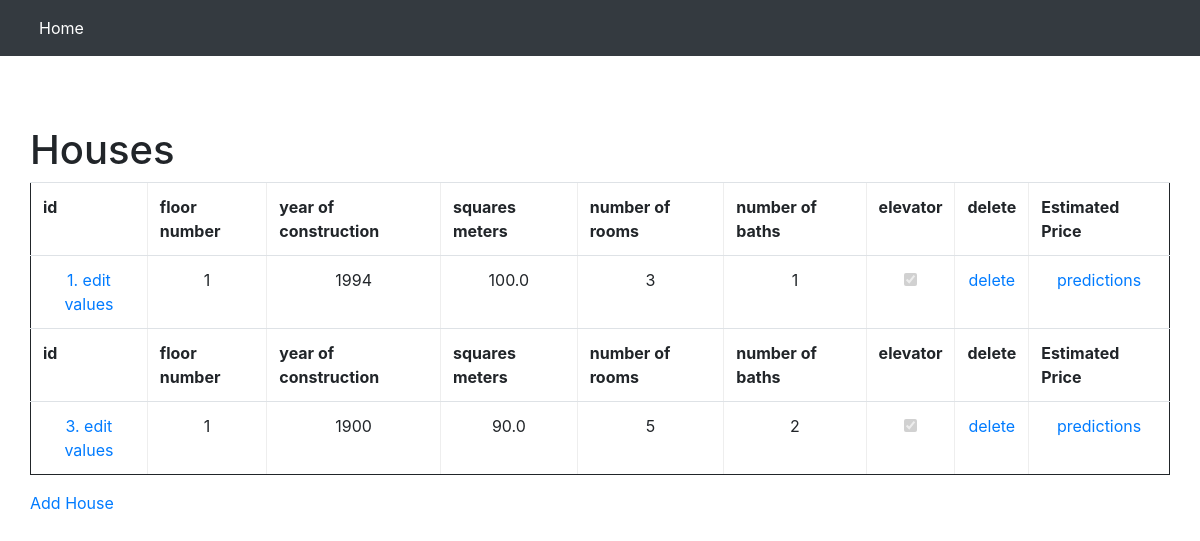
The page / on the database its author committed.
### house_pricing_estimator/models.py (models this page shows)
class Houses(models.Model):
	floor_number = models.IntegerField()
	year_construction = models.IntegerField()
	square_meters = models.FloatField()
	rooms_number = models.IntegerField()
	baths_number = models.IntegerField()
	has_elevator = models.BooleanField(default=False)

### house_pricing_estimator/views.py (the view)
# urls.py: path('', views.index, name='index'),
def index(request):
  myHouses = Houses.objects.all().values()
  template = loader.get_template('index.html')
  context = {
    'myHouses': myHouses,
  }
  return HttpResponse(template.render(context, request))

### house_pricing_estimator/templates/index.html (shortened to what this page needs)
{% extends "base.html" %}
{% block container %}
<h1>Houses</h1>
<table class="table" border="1">
{% for x in myHouses %}
<tr>
<th>id</th>
<th>floor number</th>
<th>year of construction</th>
<th>squares meters</th>
<th>number of rooms</th>
<th>number of baths</th>
<th>elevator</th>
<th>delete</th>
<th>Estimated Price</th>
</tr>
<tr>
<td><a href="update/{{ x.id }}">{{ x.id }}. edit values</a></td>
<td>{{ x.floor_number }}</td>
<td>{{ x.year_construction }}</td>
<td>{{ x.square_meters }}</td>
<td>{{ x.rooms_number }}</td>
<td>{{ x.baths_number }}</td>
<td><input type="checkbox" {% if x.has_elevator %} checked {% endif %} disabled></td>
<td><a href="delete/{{ x.id }}">delete</a></td>
<td><a href="predictions/{{ x.id }}">predictions</a></td>
</tr>
{% endfor %}
</table>
<p>
<a href="add/">Add House</a>
</p>
{% endblock container %}

### house_pricing_estimator/templates/base.html (style rules this page uses)
td { text-align: center; vertical-align: middle; }
table { border: 1px solid; width: 200px; }

### rows shown on the page
Houses: id "1", floor_number "1", year_construction "1994", square_meters "100.0", rooms_number "3", baths_number "1", has_elevator "☑"
Houses: id "3", floor_number "1", year_construction "1900", square_meters "90.0", rooms_number "5", baths_number "2", has_elevator "☑"
